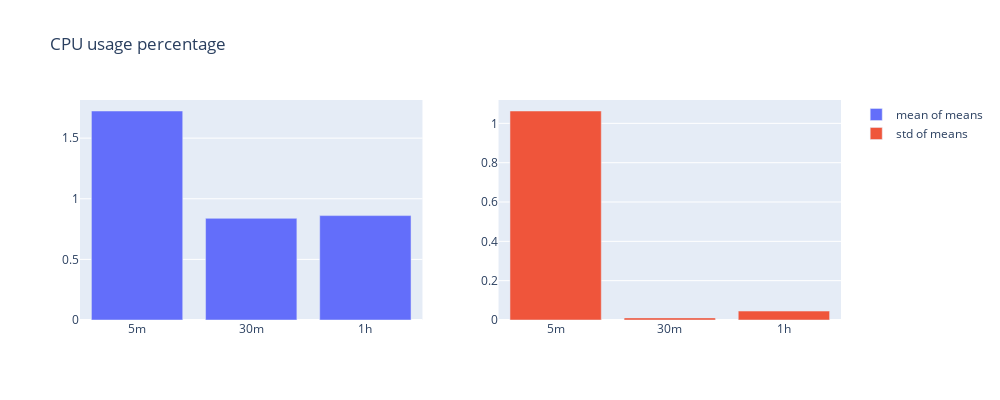

The cell this chart's notebook holds for it:
### Code cell
bar_plot("CPU usage percentage", cpu_usage)

### Figure 1 — Plotly figure (JSON) as saved in the notebook; plotly's stock layout.template omitted (floating-point values rounded to 4 significant figures)
{"data": [{"name": "mean of means", "type": "bar", "x": ["5m", "30m", "1h"], "xaxis": "x", "y": [1.724, 0.8385, 0.8612], "yaxis": "y"}, {"name": "std of means", "type": "bar", "x": ["5m", "30m", "1h"], "xaxis": "x2", "y": [1.063, 0.01071, 0.0454], "yaxis": "y2"}], "layout": {"height": 400, "title": {"text": "CPU usage percentage"}, "width": 1000, "xaxis": {"anchor": "y", "autorange": true, "domain": [0, 0.45], "range": [-0.5, 2.5], "type": "category"}, "xaxis2": {"anchor": "y2", "autorange": true, "domain": [0.55, 1], "range": [-0.5, 2.5], "type": "category"}, "yaxis": {"anchor": "x", "autorange": true, "domain": [0, 1], "range": [0, 1.815], "type": "linear"}, "yaxis2": {"anchor": "x2", "autorange": true, "domain": [0, 1], "range": [0, 1.119], "type": "linear"}}}
